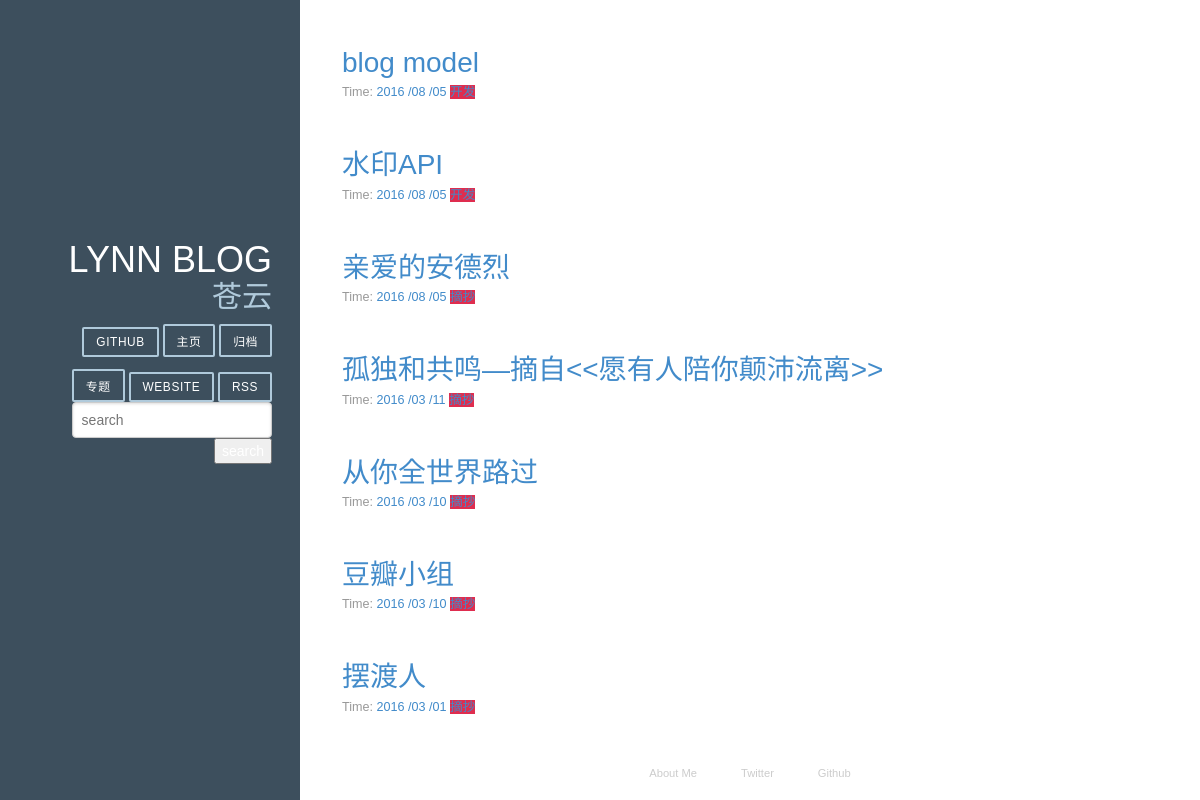
The app's page /search/ with its own data.
### article/models.py (models this page shows, shortened)
class Article(models.Model):
    TAGS = (('F', 'Feeling'), ('W', 'Working'), ('E', 'Entertainment'))
    title = models.CharField(max_length=100)  # 博客题目
    tag = models.CharField(choices=TAGS, max_length=50, blank=True)
    category = models.CharField(max_length=50, blank=True)  # 博客标签
    date_time = models.DateTimeField(auto_now_add=True)  # 博客日期
    content = models.TextField(blank=True, null=True)  # 博客文字正文
    class Meta:
        ordering = ['-date_time']

### article/views.py (the view)
# urls.py: url(r'^search/$', ArticleSearchView.as_view(), name="blog_search"),
class ArticleSearchView(ListView):
    template_name = "archives.html"
    model = Article
    context_object_name = "post_list"
    def get_queryset(self):
        try:
            s = self.kwargs.get('s', None) or self.request.GET.get('s', None)
        except:
            s = ''
        if s:
            post_list = self.model.objects.filter(title__icontains=s)
        else:
            post_list = self.model.objects.all()
        return post_list

### templates/archives.html
{% extends "base.html" %}
{% block content %}
<div class="posts">
    {% if error %}
        <h2 class="post-title">没有相关文字题目</h2>
    {% else %}
    {% for post in post_list %}
    <section class="post">
        <header class="post-header">
            <h2 class="post-title"><a href="{% url "detail" pk=post.id %}">{{post.title}}</a></h2>
            <p class="post-meta">
                Time: <a class="post-author" href="#">{{ post.date_time | date:" Y /m /d"}}</a>
                <a class="post-category-js" href= "{% url 'blog_search' %}">
                {{ post.category }}</a>
            </p>
        </header>
    </section>
    {% endfor %}
    {% endif %}
</div>
{% endblock %}

### static/css/pure-min.css (style rules this page uses)
article,aside,details,figcaption,figure,footer,header,hgroup,main,nav,section,summary { display:block }
html { font-size:100%;-ms-text-size-adjust:100%;-webkit-text-size-adjust:100% }
html,button,input,select,textarea { font-family:sans-serif }
body { margin:0 }
h2 { font-size:1.5em;margin:.83em 0 }
p,pre { margin:1em 0 }

### static/css/blog.css (style rules this page uses)
* { -webkit-box-sizing: border-box; -moz-box-sizing: border-box; box-sizing: border-box; }
a { text-decoration: none; color: rgb(61, 146, 201); }
.post { padding-bottom: 2em; }
.post-title { font-size: 2em; color: #222; margin-bottom: 0.2em; }
.post-meta { color: #999; font-size: 90%; margin: 0; }
.post-category-js { background: #df2d4f; }

### records on screen
Article: title "blog model", date_time "2016 /08 /05", category "开发"
Article: title "水印API", date_time "2016 /08 /05", category "开发"
Article: title "亲爱的安德烈", date_time "2016 /08 /05", category "摘抄"
Article: title "孤独和共鸣—摘自<<愿有人陪你颠沛流离>>", date_time "2016 /03 /11", category "摘抄"
Article: title "从你全世界路过", date_time "2016 /03 /10", category "摘抄"
Article: title "豆瓣小组", date_time "2016 /03 /10", category "摘抄"
Article: title "摆渡人", date_time "2016 /03 /01", category "摘抄"
